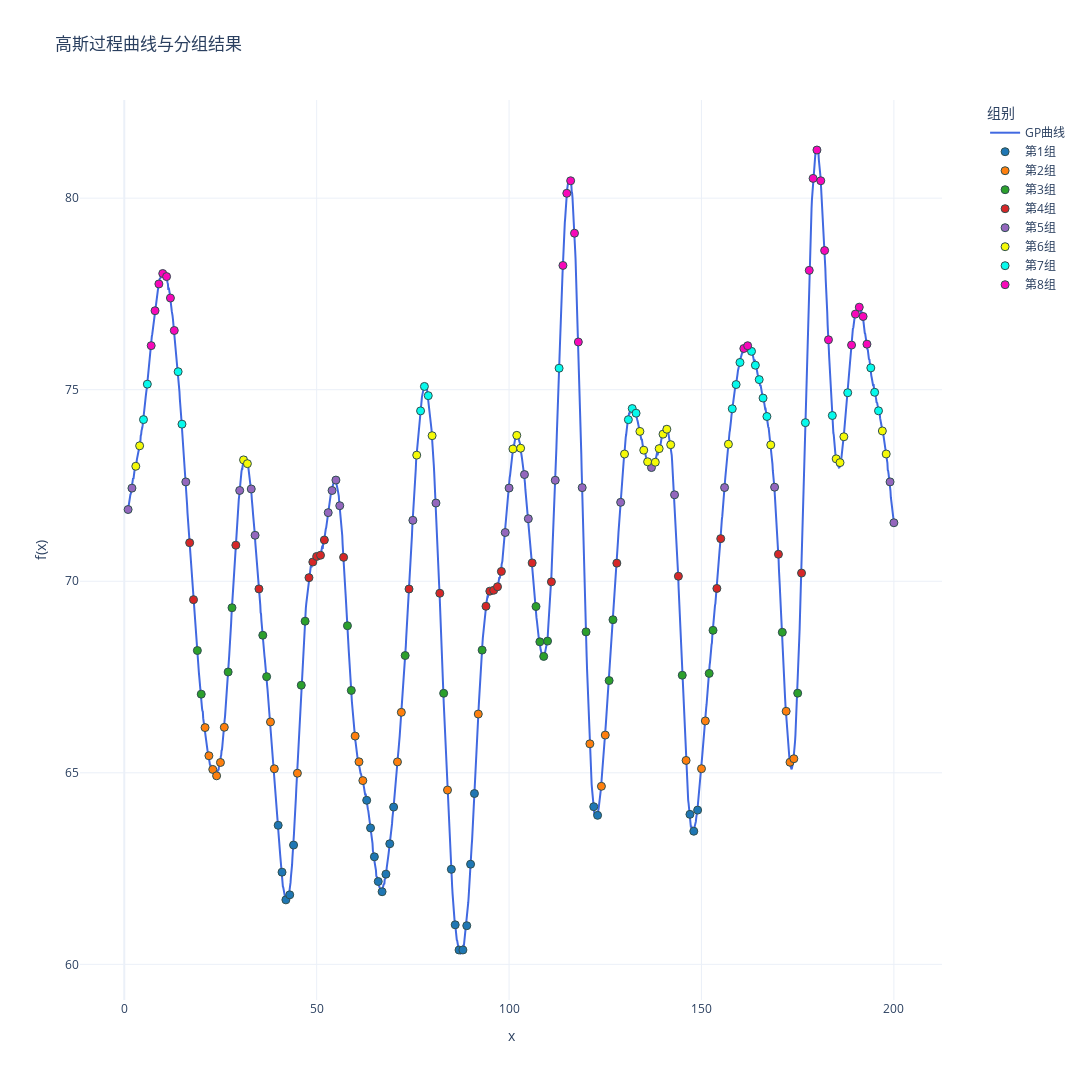

Notebook code cell kept with this figure:
### Code cell
import numpy as np
import plotly.graph_objects as go
from sklearn.gaussian_process import GaussianProcessRegressor
from sklearn.gaussian_process.kernels import RBF, ConstantKernel,WhiteKernel

import sys
import os
# 使用当前工作目录
project_root = os.path.dirname(os.getcwd())  # 获取当前目录的父目录
sys.path.insert(0, project_root)
from util.methods import assign_variances

seed = 16
# 定义核函数
kernel = ConstantKernel(25.0) * RBF(length_scale=4.0) + WhiteKernel(1e-3)
gp = GaussianProcessRegressor(kernel=kernel)

x_dense = np.linspace(1, 200, 2000).reshape(-1, 1)

y_dense = gp.sample_y(x_dense, n_samples=1, random_state=seed).flatten() + 70

# 提取整数点对应的y值
integer_points = np.arange(1, 201)
y_integers = y_dense[np.linspace(0, 1999, 200, dtype=int)]

# 计算整数点的协方差矩阵
cov_matrix = kernel(integer_points.reshape(-1,1))

# 计算相关性矩阵
std_dev = np.sqrt(np.diag(cov_matrix))  
corr_matrix = cov_matrix / np.outer(std_dev, std_dev)  

np.savetxt('Sigma1.txt', cov_matrix, 
           fmt='%.6f',
           header=f'高斯过程协方差矩阵\n核函数: {kernel}')

np.savetxt('correlation_matrix.txt', corr_matrix,
           fmt='%.6f',
           header=f'高斯过程相关性矩阵\n核函数: {kernel}')

np.savetxt('mu.txt', 
           y_integers,
           fmt='%.6f',
           header='真实均值')

# 创建分组标签 (5组，每组10个点)
group_labels = np.floor(np.argsort(np.argsort(y_integers))/25).astype(int)
group_names = [f"第{i+1}组" for i in range(8)]  # 组别名称

fig = go.Figure()

fig.add_trace(go.Scatter(
    x=x_dense.flatten(), 
    y=y_dense,
    mode='lines',
    name='GP曲线',
    line=dict(color='royalblue', width=2)
))

colors = ['#1f77b4', '#ff7f0e', '#2ca02c', '#d62728', '#9467bd', '#f5fa07', '#07faec', '#f808b9']  # 8种不同颜色
for group in range(8):
    mask = (group_labels == group)
    fig.add_trace(go.Scatter(
        x=integer_points[mask],
        y=y_integers[mask],
        mode='markers',
        name=group_names[group],
        marker=dict(
            color=colors[group],
            size=8,
            line=dict(width=1, color='DarkSlateGrey')
    )))

fig.update_layout(
    title='高斯过程曲线与分组结果',
    xaxis_title='x',
    yaxis_title='f(x)',
    template='plotly_white',
    height=1080,
    width=1920,
    legend=dict(
        title='组别',
        x=1.05,
        y=1,
        xanchor='left',
        yanchor='top',
        bgcolor='rgba(255,255,255,0.8)'
    ),
    margin=dict(r=150) 
)

fig.show()

### Figure 1 — Plotly figure (JSON) as saved in the notebook; plotly's stock layout.template omitted (floating-point values rounded to 4 significant figures; data arrays with more than 128 entries replaced by an {"elided": "..."} marker saying what was removed)
{"data": [{"line": {"color": "royalblue", "width": 2}, "mode": "lines", "name": "GP曲线", "type": "scatter", "x": {"elided": "2000 float values"}, "y": {"elided": "2000 float values"}}, {"marker": {"color": "#1f77b4", "line": {"color": "DarkSlateGrey", "width": 1}, "size": 8}, "mode": "markers", "name": "第1组", "type": "scatter", "x": [40, 41, 42, 43, 44, 63, 64, 65, 66, 67, 68, 69, 70, 85, 86, 87, 88, 89, 90, 91, 122, 123, 147, 148, 149], "y": [63.63, 62.41, 61.68, 61.81, 63.11, 64.28, 63.56, 62.81, 62.16, 61.9, 62.35, 63.15, 64.11, 62.48, 61.03, 60.37, 60.38, 61.01, 62.61, 64.46, 64.12, 63.89, 63.92, 63.47, 64.03]}, {"marker": {"color": "#ff7f0e", "line": {"color": "DarkSlateGrey", "width": 1}, "size": 8}, "mode": "markers", "name": "第2组", "type": "scatter", "x": [21, 22, 23, 24, 25, 26, 38, 39, 45, 60, 61, 62, 71, 72, 84, 92, 121, 124, 125, 146, 150, 151, 172, 173, 174], "y": [66.18, 65.44, 65.09, 64.92, 65.27, 66.19, 66.33, 65.1, 64.99, 65.96, 65.29, 64.8, 65.29, 66.58, 64.55, 66.53, 65.76, 64.65, 65.98, 65.32, 65.11, 66.35, 66.61, 65.28, 65.37]}, {"marker": {"color": "#2ca02c", "line": {"color": "DarkSlateGrey", "width": 1}, "size": 8}, "mode": "markers", "name": "第3组", "type": "scatter", "x": [19, 20, 27, 28, 36, 37, 46, 47, 58, 59, 73, 83, 93, 107, 108, 109, 110, 120, 126, 127, 145, 152, 153, 171, 175], "y": [68.19, 67.05, 67.63, 69.31, 68.59, 67.51, 67.29, 68.96, 68.84, 67.15, 68.06, 67.08, 68.2, 69.34, 68.42, 68.04, 68.44, 68.68, 67.41, 69.0, 67.55, 67.59, 68.72, 68.67, 67.08]}, {"marker": {"color": "#d62728", "line": {"color": "DarkSlateGrey", "width": 1}, "size": 8}, "mode": "markers", "name": "第4组", "type": "scatter", "x": [17, 18, 29, 35, 48, 49, 50, 51, 52, 57, 74, 82, 94, 95, 96, 97, 98, 106, 111, 128, 144, 154, 155, 170, 176], "y": [71.01, 69.52, 70.94, 69.8, 70.09, 70.5, 70.65, 70.68, 71.08, 70.62, 69.8, 69.69, 69.35, 69.74, 69.76, 69.86, 70.26, 70.48, 69.98, 70.47, 70.13, 69.81, 71.11, 70.7, 70.21]}, {"marker": {"color": "#9467bd", "line": {"color": "DarkSlateGrey", "width": 1}, "size": 8}, "mode": "markers", "name": "第5组", "type": "scatter", "x": [1, 2, 16, 30, 33, 34, 53, 54, 55, 56, 75, 81, 99, 100, 104, 105, 112, 119, 129, 137, 143, 156, 169, 199, 200], "y": [71.87, 72.43, 72.59, 72.37, 72.41, 71.2, 71.79, 72.37, 72.64, 71.97, 71.59, 72.04, 71.27, 72.43, 72.79, 71.63, 72.64, 72.44, 72.06, 72.97, 72.26, 72.45, 72.46, 72.59, 71.53]}, {"marker": {"color": "#f5fa07", "line": {"color": "DarkSlateGrey", "width": 1}, "size": 8}, "mode": "markers", "name": "第6组", "type": "scatter", "x": [3, 4, 31, 32, 76, 80, 101, 102, 103, 130, 134, 135, 136, 138, 139, 140, 141, 142, 157, 168, 185, 186, 187, 197, 198], "y": [73.0, 73.54, 73.17, 73.07, 73.29, 73.8, 73.45, 73.81, 73.47, 73.32, 73.91, 73.42, 73.12, 73.11, 73.46, 73.84, 73.97, 73.56, 73.58, 73.56, 73.2, 73.1, 73.77, 73.92, 73.32]}, {"marker": {"color": "#07faec", "line": {"color": "DarkSlateGrey", "width": 1}, "size": 8}, "mode": "markers", "name": "第7组", "type": "scatter", "x": [5, 6, 14, 15, 77, 78, 79, 113, 131, 132, 133, 158, 159, 160, 163, 164, 165, 166, 167, 177, 184, 188, 194, 195, 196], "y": [74.22, 75.14, 75.47, 74.1, 74.45, 75.09, 74.84, 75.56, 74.22, 74.51, 74.39, 74.5, 75.13, 75.71, 76.0, 75.64, 75.26, 74.78, 74.3, 74.14, 74.33, 74.92, 75.57, 74.93, 74.45]}, {"marker": {"color": "#f808b9", "line": {"color": "DarkSlateGrey", "width": 1}, "size": 8}, "mode": "markers", "name": "第8组", "type": "scatter", "x": [7, 8, 9, 10, 11, 12, 13, 114, 115, 116, 117, 118, 161, 162, 178, 179, 180, 181, 182, 183, 189, 190, 191, 192, 193], "y": [76.15, 77.06, 77.76, 78.03, 77.95, 77.39, 76.55, 78.24, 80.13, 80.45, 79.08, 76.25, 76.08, 76.15, 78.12, 80.52, 81.26, 80.45, 78.63, 76.3, 76.17, 76.97, 77.15, 76.91, 76.19]}], "layout": {"height": 1080, "legend": {"bgcolor": "rgba(255,255,255,0.8)", "title": {"text": "组别"}, "x": 1.05, "xanchor": "left", "y": 1, "yanchor": "top"}, "margin": {"r": 150}, "title": {"text": "高斯过程曲线与分组结果"}, "width": 1920, "xaxis": {"title": {"text": "x"}}, "yaxis": {"title": {"text": "f(x)"}}}}
